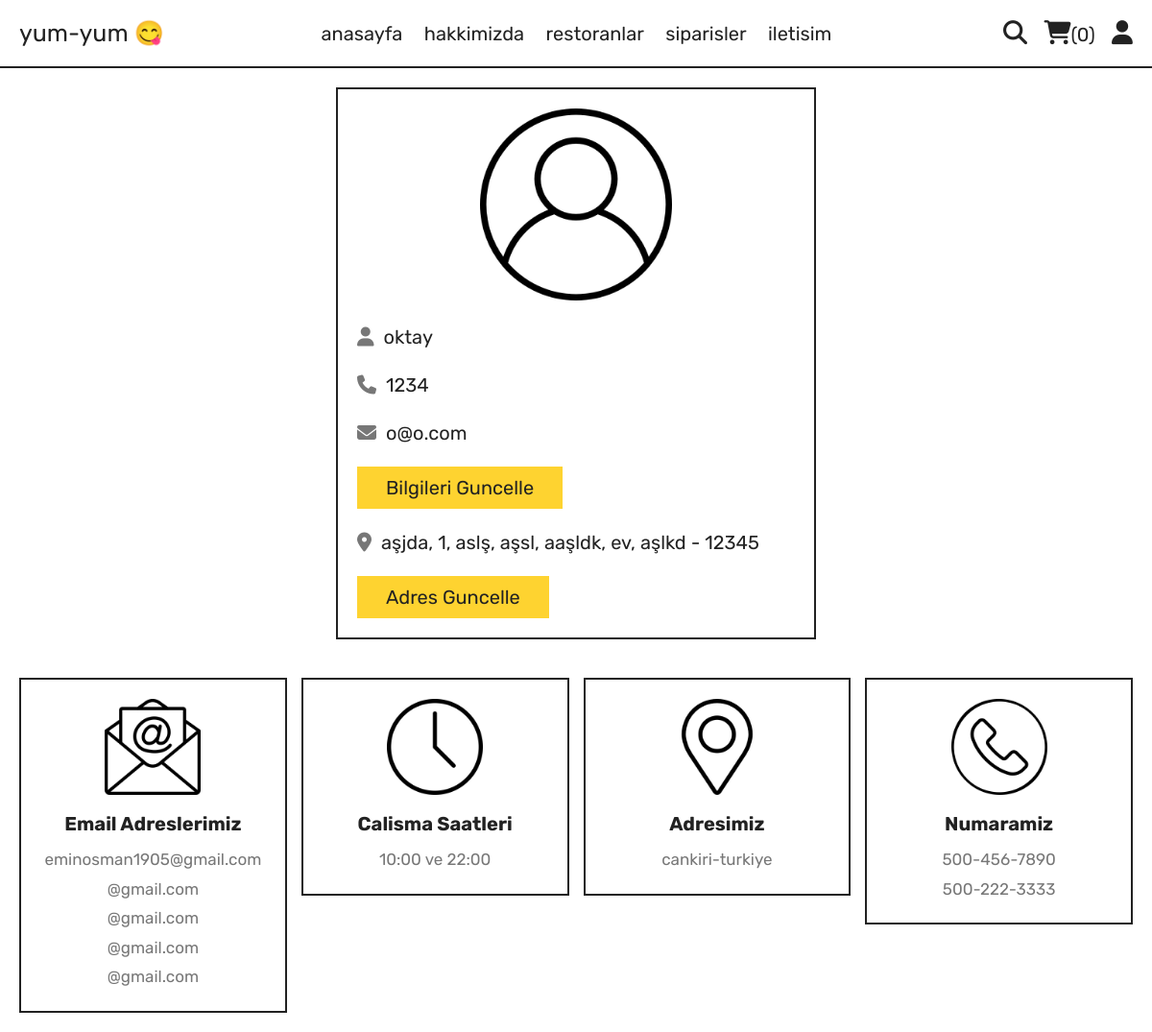
The page /profile.php (signed in) on the database its author committed.
### tables this page shows
CREATE TABLE `users` (
  `id` int NOT NULL,
  `name` varchar(20) NOT NULL,
  `email` varchar(50) NOT NULL,
  `number` varchar(10) NOT NULL,
  `password` varchar(50) NOT NULL,
  `address` varchar(500) DEFAULT NULL
);

### profile.php (the view, shortened to what this page needs)
<?php
include 'components/connect.php';
?>
<!DOCTYPE html>
<html lang="en">
<head>
   <link rel="stylesheet" href="https://cdnjs.cloudflare.com/ajax/libs/font-awesome/6.1.1/css/all.min.css">
   <link rel="stylesheet" href="css/style.css">
</head>
<body>
<?php include 'components/user_header.php'; ?>
<section class="user-details">
   <div class="user">
      <img src="images/user-icon.png" alt="">
      <p><i class="fas fa-user"></i><span><span><?= $fetch_profile['name']; ?></span></span></p>
      <p><i class="fas fa-phone"></i><span><?= $fetch_profile['number']; ?></span></p>
      <p><i class="fas fa-envelope"></i><span><?= $fetch_profile['email']; ?></span></p>
      <a href="update_profile.php" class="btn">bilgileri guncelle</a>
      <p class="address"><i class="fas fa-map-marker-alt"></i><span><?php if($fetch_profile['address'] == ''){echo 'please enter your address';}else{echo $fetch_profile['address'];} ?></span></p>
      <a href="update_address.php" class="btn">adres guncelle</a>
   </div>
</section>
<?php include 'components/footer.php'; ?>
</body>
</html>

### css/style.css (style rules this page uses)
:root { --yellow:#fed330; --red:#e74c3c; --white:#fff; --black:#222; --light-color:#777; --border:.2rem solid var(--black); }
* { font-family: 'Rubik', sans-serif; margin:0; padding:0; box-sizing: border-box; outline: none; border: none; text-decoration: none; }
html { font-size: 62.5%; overflow-x: hidden; scroll-behavior: smooth; stop-opacity: 7rem; }
section { margin:0 auto; max-width: 1200px; padding:2rem; }
.btn, .delete-btn { margin-top: 1rem; display: inline-block; font-size: 2rem; padding:1rem 3rem; cursor: pointer; text-transform: capitalize; transition: .2s linear; }
.btn { background-color: var(--yellow); color:var(--black); }
.user-details .user { max-width: 50rem; margin:0 auto; border:var(--border); padding:2rem; }
.user-details .user img { width: 100%; height: 20rem; object-fit: contain; margin-bottom: 1rem; }
.user-details .user p { padding:1rem 0; line-height: 1.5; font-size: 2rem; }
.user-details .user p span { color:var(--black); }
.user-details .user p i { margin-right: 1rem; color:var(--light-color); }
.user-details .user .address { margin-top: 1rem; }

### rows shown on the page
users: name "oktay", number "1234", email "o@o.com", address "aşjda, 1, aslş, aşsl, aaşldk, ev, aşlkd - 12345"

### other values the page prints
$total_cart_items "0"
